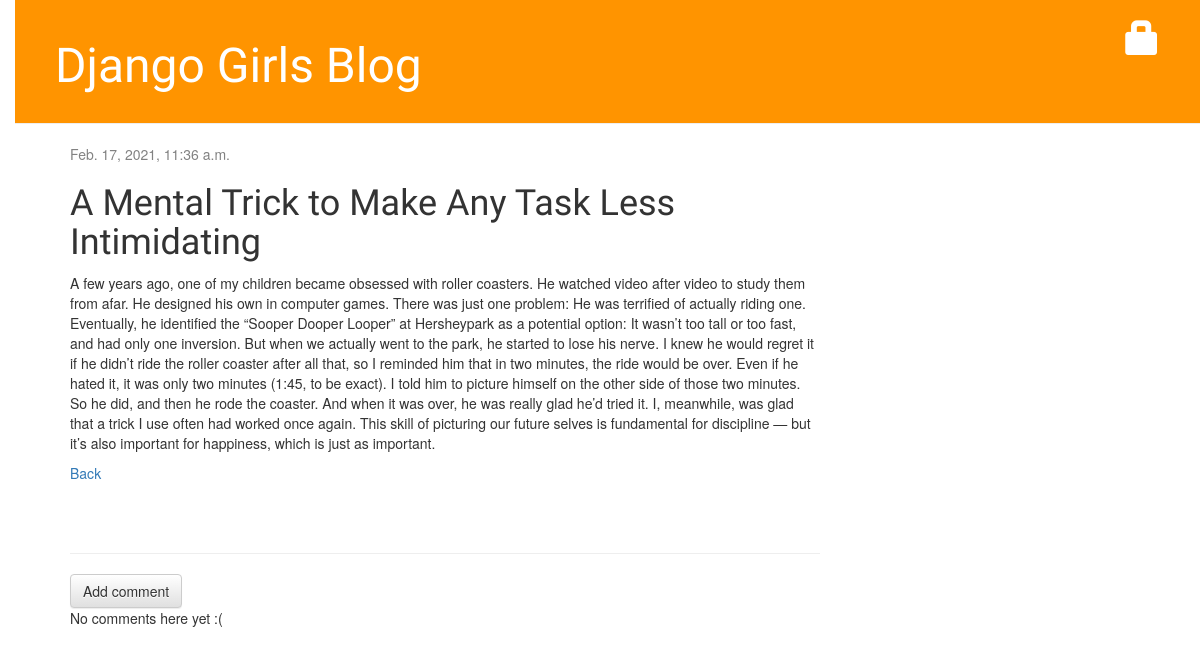
/post/5/, run on the app's committed database.
### blog/models.py (models this page shows, shortened)
class Post(models.Model):
	author = models.ForeignKey('auth.User', on_delete=models.CASCADE)
	title  = models.CharField(max_length=200)
	text   = models.TextField()
	created_date = models.DateTimeField(default = timezone.now)
	published_date = models.DateTimeField(blank=True, null=True)

### blog/views.py (the view)
# urls.py: path('post/<int:pk>/', views.post_detail, name='post_detail'),
def post_detail(request, pk):
	post = get_object_or_404(Post, pk=pk)
	return render(request, 'blog/post_detail.html', {'post': post})

### blog/templates/blog/post_detail.html (shortened to what this page needs)
{% extends 'blog/base.html' %}
{% block content %}
    <div class="post">
        {% if post.published_date %}
            <div class="date">
                {{ post.published_date }}
            </div>
        {% else %}
        	<a class="btn btn-default" href="{% url 'post_publish' pk=post.pk %}">Publish</a>
        {% endif %}
        <h1>{{ post.title }}</h1>
        <p>{{ post.text|linebreaksbr }}</p>
        <a href="{% url 'post_list' %}">Back</a>
    </div>
		    <hr>
		    <a class="btn btn-default" href="{% url 'add_comment_to_post' pk=post.pk %}">Add comment</a>
		{% for comment in post.comments.all %}
    {% if user.is_authenticated or comment.approved_comment %}
    <div class="comment">
        <div class="date">
            {{ comment.created_date }}
            {% if not comment.approved_comment %}
                <a class="btn btn-default" href="{% url 'comment_remove' pk=comment.pk %}"><span class="glyphicon glyphicon-remove"></span></a>
                <a class="btn btn-default" href="{% url 'comment_approve' pk=comment.pk %}"><span class="glyphicon glyphicon-ok"></span></a>
            {% endif %}
        </div>
        <strong>{{ comment.author }}</strong>
        <p>{{ comment.text|linebreaks }}</p>
    </div>
    {% endif %}
{% empty %}
    <p>No comments here yet :(</p>
{% endfor %}
{% endblock %}

### blog/static/css/blog.css (style rules this page uses)
body { padding-left: 15px; }
h1, h2, h3, h4 { font-family: 'Lobster', cursive; }
.date { color: #828282; }
.post { margin-bottom: 70px; }

### data on the page
Post: published_date "Feb. 17, 2021, 11:36 a.m.", title "A Mental Trick to Make Any Task Less Intimidating", text "A few years ago, one of my children became obsessed with roller coasters. He watched video after video to study them from afar. He designed his own in computer games. There was just one problem: He was terrified of actually riding one. Eventually, he identified the “Sooper Dooper Looper” at Hersheypark as a potential option: It wasn’t too tall or too fast, and had only one inversion. But when we actually went to the park, he started to lose his nerve. I knew he would regret it if he didn’t ride the roller coaster after all that, so I reminded him that in two minutes, the ride would be over. Even if he hated it, it was only two minutes (1:45, to be exact). I told him to picture himself on…"
